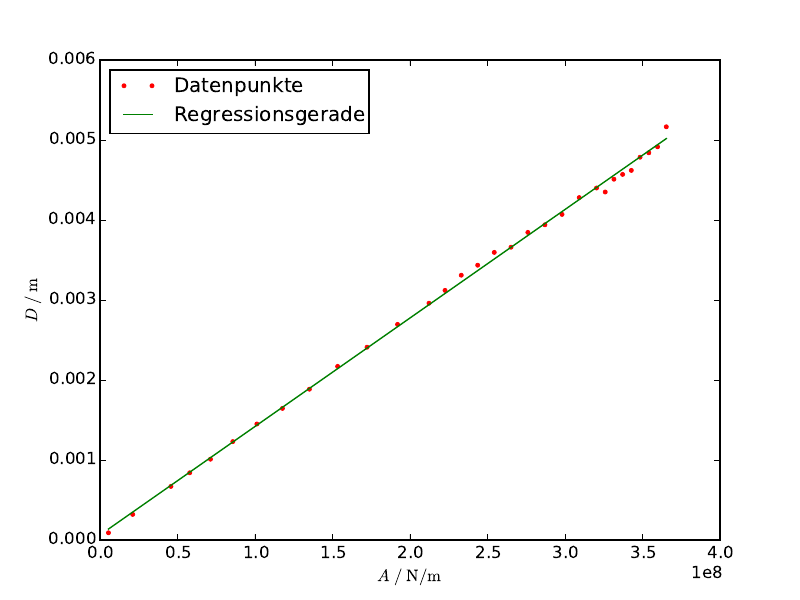

Write Python code to recreate this figure.
import numpy as np
from uncertainties import ufloat
import matplotlib.pyplot as plt
from scipy.optimize import curve_fit
import uncertainties.unumpy as unp


# Abstand = x
# Durchbiegung mit Gewicht = D_mit
# Durchbiegung ohne Gewicht = D_ohne

x, D_mit, D_ohne = np.genfromtxt('Biegung_eckiger_Stab.txt', unpack = True)


x = x/100   # von cm in m umrechnen

D = D_ohne - D_mit  # Differenz berechnen
D = D/1000   # von mm in m umrechnen


I = 8.33*10**(-10)   # Flächenträgheitsmoment
L = 0.50   # Länge des Stabes beim Einspannen
gewicht = 0.7676   # Gewicht des Gewichts nicht des Stabes

F = gewicht * 9.81


# x-Werte definieren

X = F/(2*I)*(L*x**2-x**3/3)



# Regression

fit = np.polyfit(X, D, 1)
fit_fn = np.poly1d(fit)

def f(X, m, b):
    return m*X+b

parameters, popt = curve_fit(f, X, D)

print('Steigung:', parameters[0])
print('Fehler Steigung:', np.sqrt(popt[0,0]))
print('y-Achsenabschnitt:', parameters[1])
print('Fehler y-Achsenabschnitt:', np.sqrt(popt[1,1]))
steigung = ufloat(parameters[0], np.sqrt(popt[0,0]))

print('Elastizitätsmodul:', 1/steigung)
plt.plot(X, D, 'r.', label='Datenpunkte')
plt.plot(X, fit_fn(X), 'g-', label='Regressionsgerade')

plt.xlabel(r'$A \ /\  \mathrm{N/m}$')
plt.ylabel(r'$D \ /\  \mathrm{m}$')

plt.legend(loc='best')
plt.savefig('Regression_eckiger_Stab.pdf')


plt.show()
